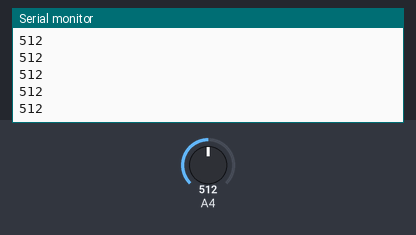
Simulated run of this sketch. Board: Arduino Uno, built with avr-gcc and run on an emulated ATmega328P. Parts: the last lines printed to the serial monitor. The test bench sets the inputs (shaded band); at power-on: A4 = 512.

Above: at 1.2 s.
1.3 s: A4 set to 716
At 2.3 s:
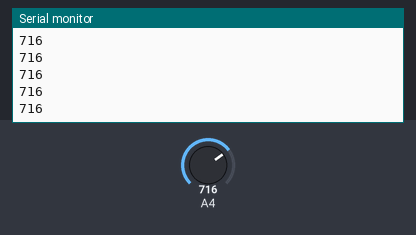
2.8 s: A4 set to 900
At 3.3 s:
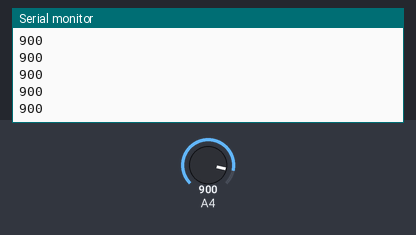
Timing chart, 0 to 5.8 s (numbered marks = the images above; inputs shaded):
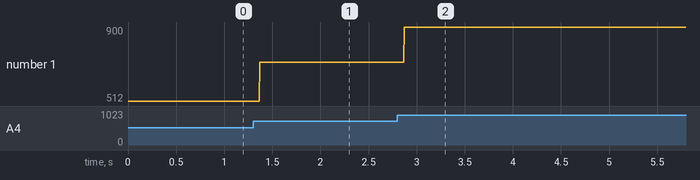

The sketch:

flex_1.ino
```cpp
void setup() {

  Serial.begin(9600);
}


void loop() {

  int sensorValue = analogRead(A4);

  Serial.println(sensorValue);
  delay(1);
}
```

Measured:
- after the input at 1.3 s, the serial monitor: prints a new line after 0.07 s (image 1)
- after the input at 2.8 s, the serial monitor: prints a new line after 0.07 s (image 2)
- plotted number 1: 512 → 716 after the input at 1.3 s, 716 → 900 after the input at 2.8 s
